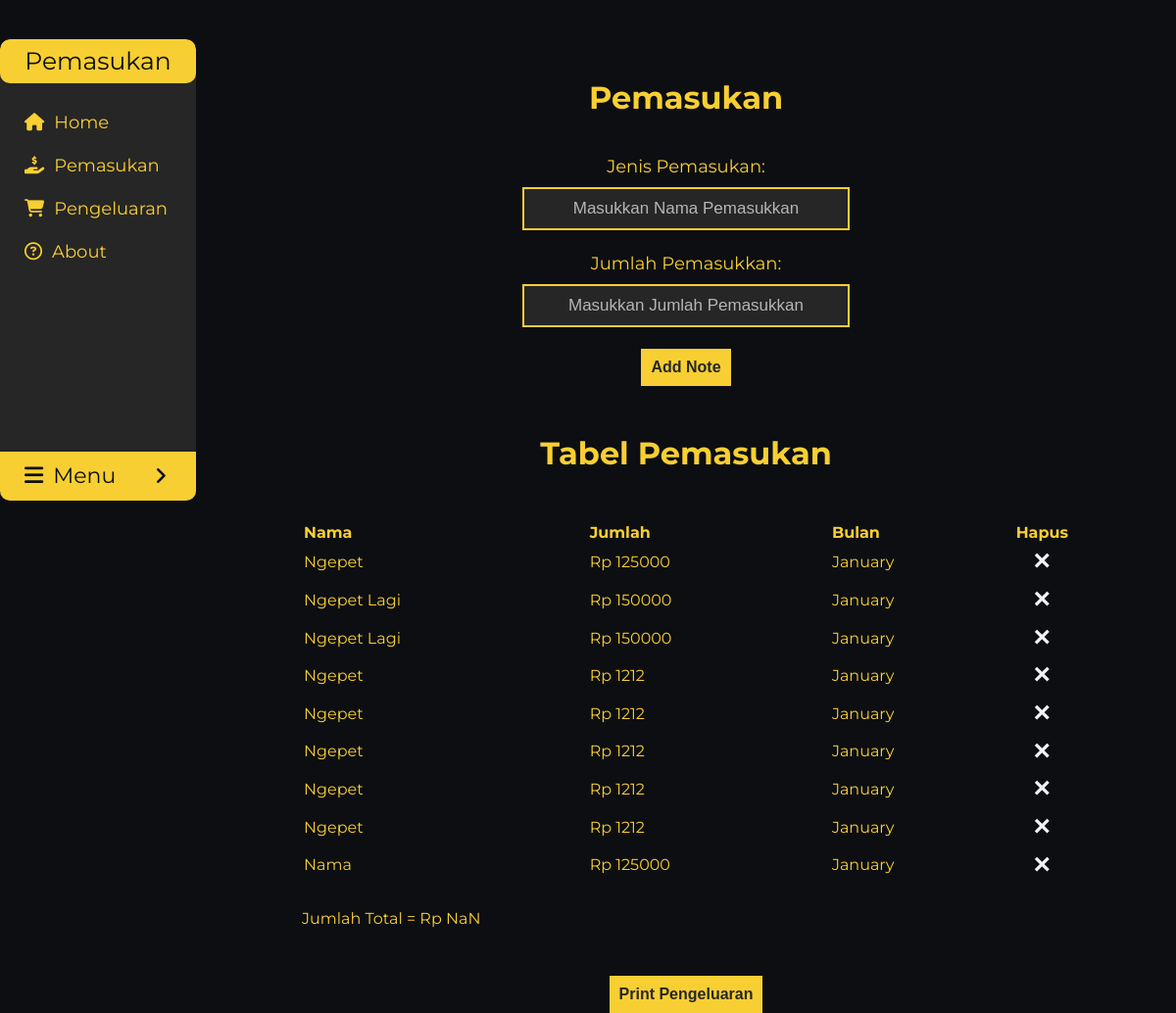
The page /pemasukan (signed in) on the database its author committed.
### DUIT/models.py (models this page shows)
class Note(db.Model):
    id = db.Column(db.Integer, primary_key=True)
    data = db.Column(db.String(10000))
    data2 = db.Column(db.String(10000))
    jumlah = db.Column(db.Integer())
    jumlah2 = db.Column(db.Integer())
    date = db.Column(db.DateTime(timezone=True), default=func.now())
    user_id = db.Column(db.Integer, db.ForeignKey('user.id'))

### DUIT/views.py (the view, shortened to what this page needs)
@views.route('/pemasukan', methods=['GET', 'POST'])
@login_required
def pemasukan_input():
    return render_template("pemasukan.html", user=current_user)

### DUIT/__init__.py (called while the page is built)
def create_app():
    app = Flask(__name__)
    app.config['SECRET_KEY'] = 'LaptopAsus2022'
    app.config['SQLALCHEMY_DATABASE_URI'] = f'sqlite:///{DB_NAME}'
    db.init_app(app)
    from .views import views
    from .auth import auth
    app.register_blueprint(views, url_prefix='/')
    app.register_blueprint(auth, url_prefix='/')
    from .models import User, Note, Note1
    login_manager = LoginManager()
    login_manager.login_view = 'auth.login'
    login_manager.init_app(app)
    @login_manager.user_loader
    def load_user(id):
        return User.query.get(int(id))
    with app.app_context():
        db.create_all()
    return app

### DUIT/templates/pemasukan.html (shortened to what this page needs)
<!DOCTYPE html>
<html lang="en" dir="ltr">
<head>
  <link rel="stylesheet" href="{{ url_for('static', filename='css/style_Main.css') }}">
  <link rel="stylesheet" href="https://cdnjs.cloudflare.com/ajax/libs/font-awesome/5.15.3/css/all.min.css" />
  <link href='https://unpkg.com/boxicons@2.0.7/css/boxicons.min.css' rel='stylesheet'>
</head>
<body>
  <div class="wrapper">
    <div id="page-sidebar">
      <div class="sidebar">
        <header>Pemasukan</header>
        <div class="sidemenu">
          <div class="item"><a href="/"><i class="fas fa-home icon"></i>Home</a></div>
          <div class="item"><a href="/pemasukan"><i class="fa-solid fa-hand-holding-dollar icon"></i>Pemasukan</a></div>
          <div class="item"><a href="/pengeluaran"><i class="fa-solid fa-cart-shopping icon"></i>Pengeluaran</a></div>
          <div class="last-menu item"><a href="/about"><i class="fa-regular fa-circle-question icon"></i>About</a></div>
          <div class="item">
            <a class="sub-btn"><i class="fa-solid fa-bars icon"></i>Menu<i class="fas fa-angle-right dropdown"></i></a>
          </div>
        </div>
      </div>
    </div>
    <div class="home">
      <div class="inputan">
        <h1>Pemasukan</h1>
        <form method="POST">
          <div class="form-group form-1">
            <label for="note">Jenis Pemasukan:</label>
          </div>
          <div class="kolom_input">
            <input type="note" class="form-control" id="note" placeholder="Masukkan Nama Pemasukkan" name="note">
          </div>
          <div class="form-group form-1">
            <label for="jumlah">Jumlah Pemasukkan:</label>
          </div>
          <div class="kolom_input">
            <input type="jumlah" class="form-control" id="jumlah" placeholder="Masukkan Jumlah Pemasukkan"
              name="jumlah">
          </div>
          <br />
          <div class="tombol-add">
            <button type="submit" class="btn btn-primary">Add Note</button>
          </div>
        </form>
      </div>
      <div class="page-table">
        <h1>Tabel Pemasukan</h1>
        <ul class="list-group list-group-flush" id="notes">
          <table id="table1" class="data-table">
            <tr>
              <th>Nama</th>
              <th>Jumlah</th>
              <th>Bulan</th>
              <th style="width:5%">Hapus</th>
            </tr>
            {% for note in user.notes %}
            <tr>
              <td>{{ note.data }}</td>
              <td class="rupiah">{{ note.jumlah }}</td>
              <td>{{ note.date.strftime("%B") }}</td>
              <td>
                <button type="button" class="close" onClick="deleteNote({{ note.id }})">
                  <span align="center" aria-hidden="true">&times;</span>
                </button>
              </td>
            </tr>
            {% endfor %}
          </table>
          <span id="val"></span>
        </ul>
      </div>
      <input class="no-print" type="button" value="Print Pengeluaran" id="btnPrint" />
    </div>
  </div>
</body>
</html>

### DUIT/static/css/style_Main.css (style rules this page uses)
* { padding: 0; margin: 0; list-style: none; text-decoration: none; }
:root { --bg-utama: #0c0e12; --bg-kedua: #262626; --kuning: #f8cf32; --font-kuning: #f8cf32; --font-putih: #f2f2f2; }
body { background:var(--bg-utama) }
.home { text-align: justify; margin-left: 210px; margin-right: 10px; }
.wrapper { font-family: 'Montserrat', sans-serif; float: left; width: 100%; position: relative; }
#page-sidebar { height: 100px; height: 10em; height: 99vh; width: 200px; float: left; position: relative; margin-right: -100%; z-index: 160; min-height: 100px; transition: .9s; }
.sidebar { background-color: var(--bg-kedua); width: 200px; left: 0; top: 0; list-style: none; list-style-position: initial; list-style-image: initial; list-style-type: none; margin-top: 40px; min-height: 100px; border-radius: 10px 10px 10px 10px; overflow-y: auto; transition: .9s; }
.sidebar header { text-transform: capitalize; font-size: 25px; color: var(--bg-utama); line-height: 25px; text-align: center; user-select: none; padding: 10px 10px 10px 10px; margin-bottom: 20px; background-color: var(--kuning); border-radius: 10px 10px 10px 10px; }
.sidebar .sidemenu .item { position: relative; cursor: pointer; }
.item a { text-decoration: none; line-height: 40px; font-size: 18px; color: var(--font-kuning); padding-left: 25px; transition: .6s; display: block; }
.last-menu { margin-bottom: 180px; }
.icon { margin-right: 10px; margin-bottom: 15px; }
.sidebar .item .sub-btn { user-select: none; text-transform:capitalize; font-size: 22px; color: var(--bg-utama); line-height: 30px; text-align: justify; padding: 10px 0px 0px 25px; background-color: var(--kuning); }
.sidebar .item a .dropdown { font-size: 20px; position: absolute; right: 25px; margin: 5px; transition: 0.5s ease; }
.inputan { width: 100%; }
.inputan h1 { font-weight: bolder; color: var(--font-kuning); text-align: center; margin-top: 10vh; margin-bottom: 5vh; }
.inputan .form-group { font-size: 18px; margin-top: 20px; color: var(--font-kuning); text-align: center; margin-bottom: 10px; }
.kolom_input { text-align: center; }
.kolom_input input { text-align: center; height: 40px; width: 300px; padding: 0 15px; font-size: 17px; margin-bottom: 0.2rem; border: 2px solid var(--kuning); outline: none; background-color: var(--bg-kedua); color: var(--font-kuning); }
.kolom_input input::placeholder { color: var(--font-putih); opacity: 70%; }
.tombol-add button { font-weight: bolder; font-size: 16px; background: var(--kuning); color:var(--bg-kedua); display: block; margin: 0 auto; margin-bottom: 5%; padding: 10px; transition: .5s; border: none; }
.page-table { margin-left: 10%; margin-right: 10%; justify-content: center; align-items: center; color: var(--font-kuning); }
#btnPrint { font-weight: bolder; font-size: 16px; background: var(--kuning); color:var(--bg-kedua); display: block; margin: 0 auto; margin-top: 5%; padding: 10px; transition: .5s; border: none; }
.page-table h1 { text-align: center; margin: 25px 0 50px 0; }
.page-table ul { list-style: none; list-style-position: none; list-style-image: none; list-style-type: none; }
.data-table { margin-bottom: 25px; }
.page-table .close { font-weight: bolder; font-size: 30px; border: none; background: none; color: var(--font-putih); display: block; margin: 0 auto; margin-bottom: 5%; transition: .5s; }
.rupiah::before { content: "Rp "; }

### rows shown on the page
Note: data "Ngepet", jumlah "125000", date "January"
Note: data "Ngepet Lagi", jumlah "150000", date "January"
Note: data "Ngepet Lagi", jumlah "150000", date "January"
Note: data "Ngepet", jumlah "1212", date "January"
Note: data "Ngepet", jumlah "1212", date "January"
Note: data "Ngepet", jumlah "1212", date "January"
Note: data "Ngepet", jumlah "1212", date "January"
Note: data "Ngepet", jumlah "1212", date "January"
Note: data "Nama", jumlah "125000", date "January"
